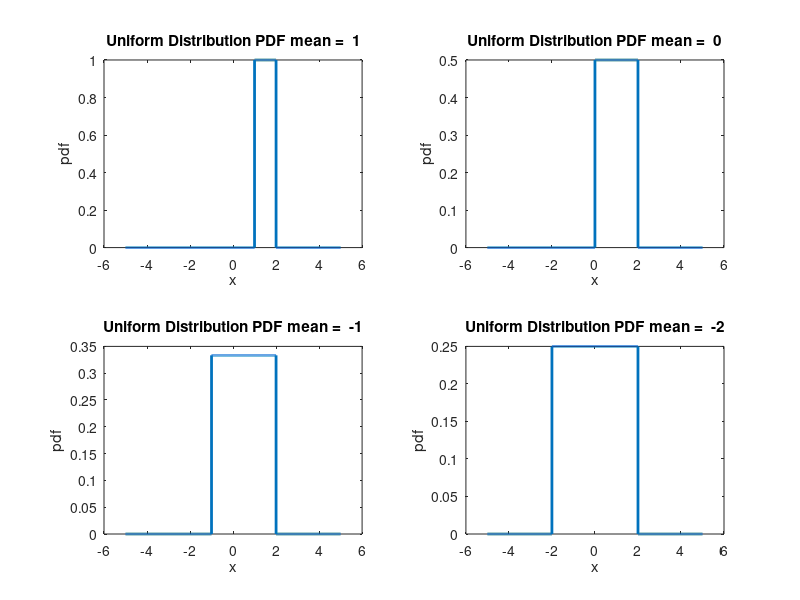

MATLAB code for this plot:
clc ;
close all;

pkg load statistics
x = -5:0.001:5 ;


figure;
%Uniform Distribution PDF for Varing Mean
subplot(2,2,1);
y1 = unifpdf(x,1,2);
plot(x,y1,"linewidth",2);
xlabel('x');
ylabel('pdf');
title('Uniform Distribution PDF mean =  1')

subplot(2,2,2);
y2 = unifpdf(x,0,2);
plot(x,y2,"linewidth",2);
xlabel('x');
ylabel('pdf');
title('Uniform Distribution PDF mean =  0')

subplot(2,2,3);
y3 = unifpdf(x,-1,2);
plot(x,y3,"linewidth",2);
xlabel('x');
ylabel('pdf');
title('Uniform Distribution PDF mean =  -1')

subplot(2,2,4);
y4 = unifpdf(x,-2,2);
plot(x,y4,"linewidth",2);
xlabel('x');
ylabel('pdf');
title('Uniform Distribution PDF mean =  -2')